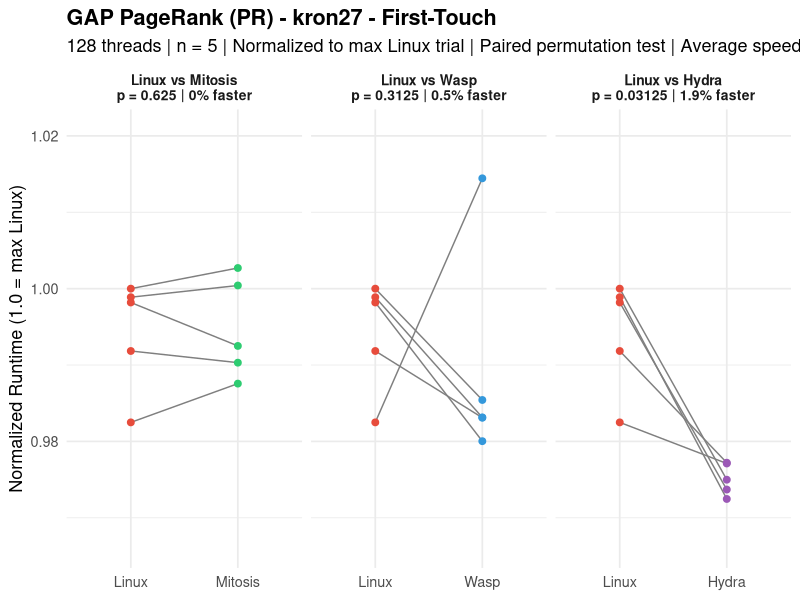
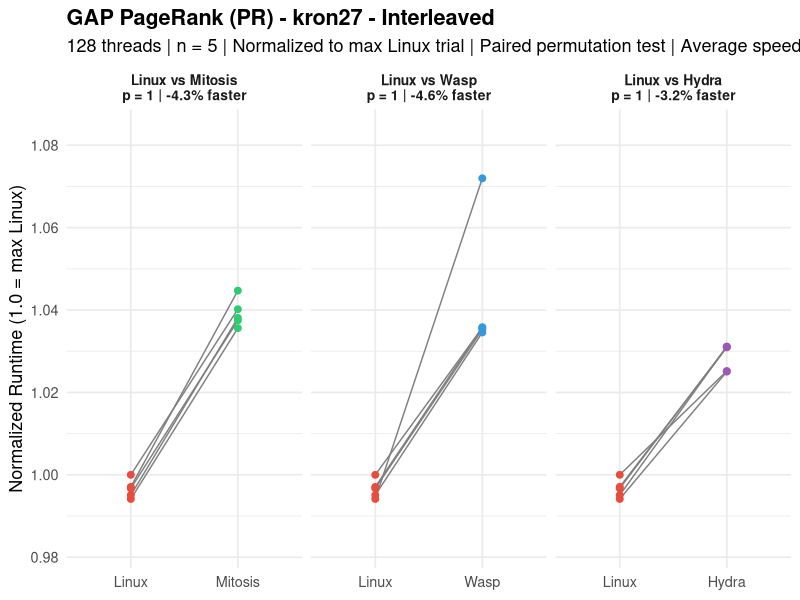
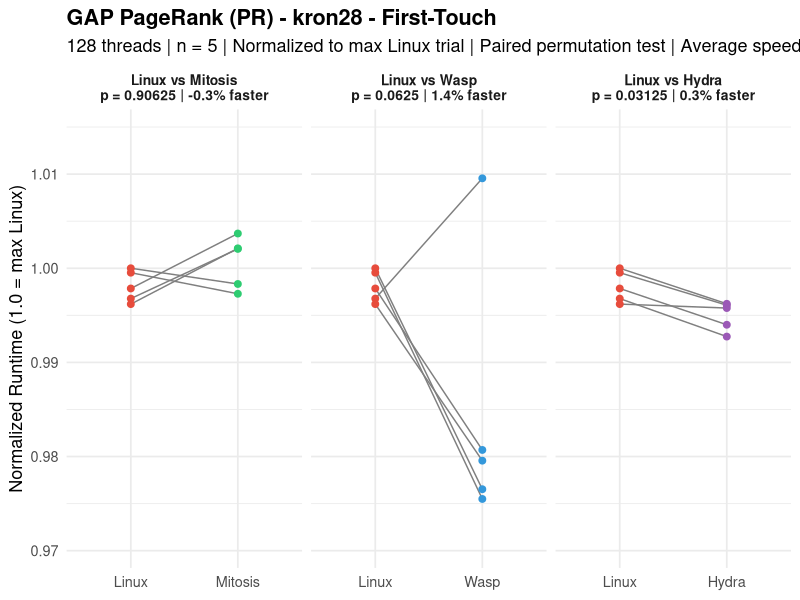
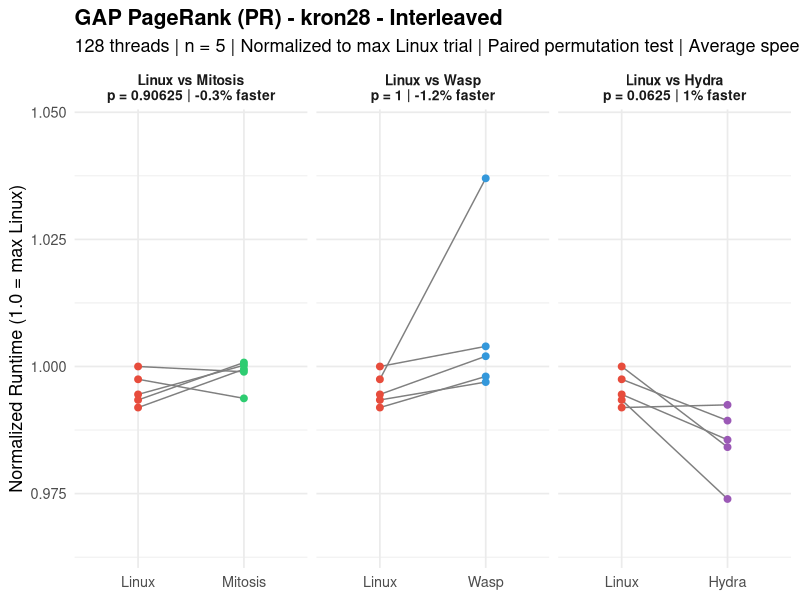
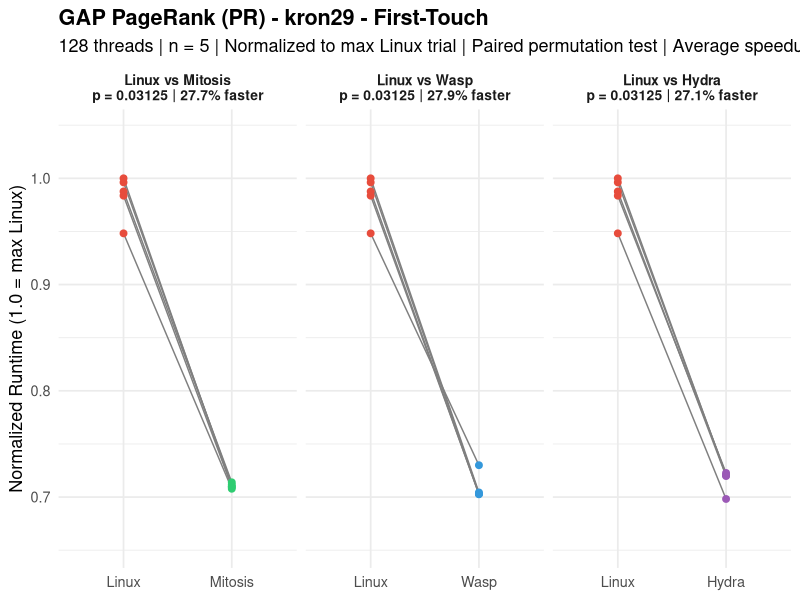
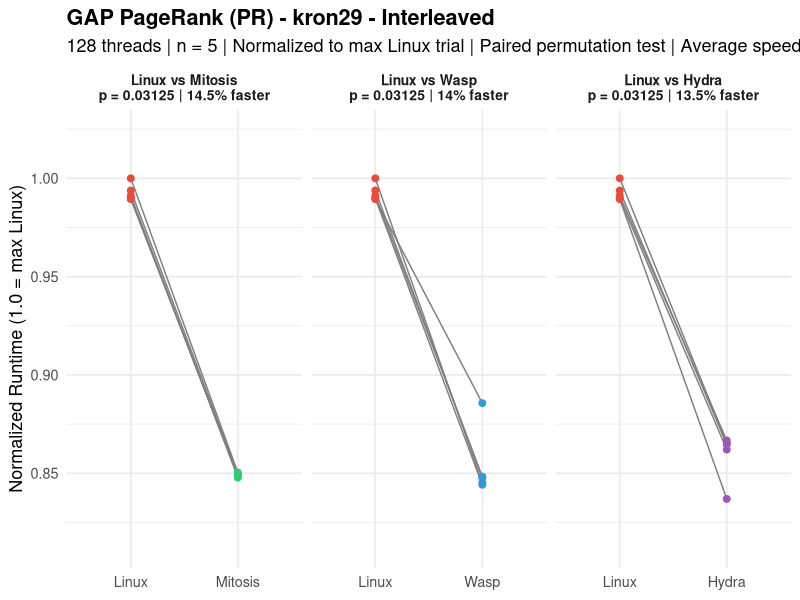
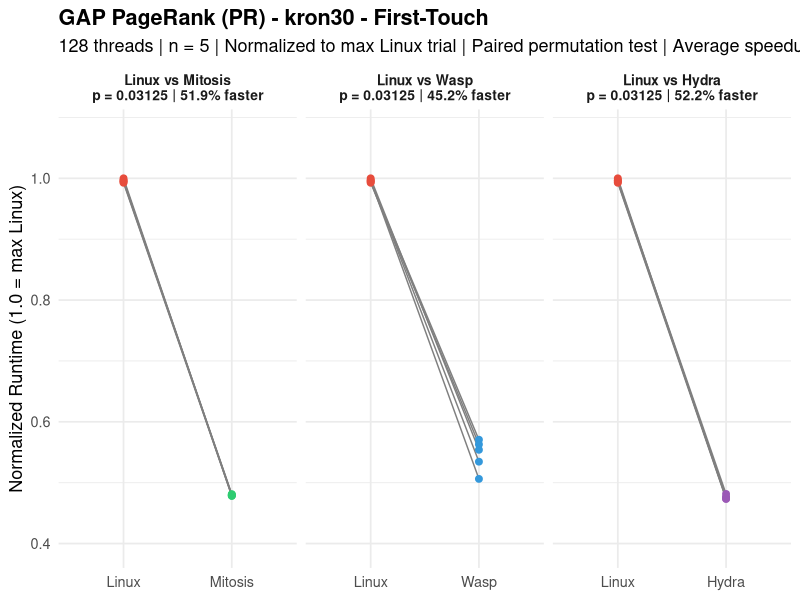
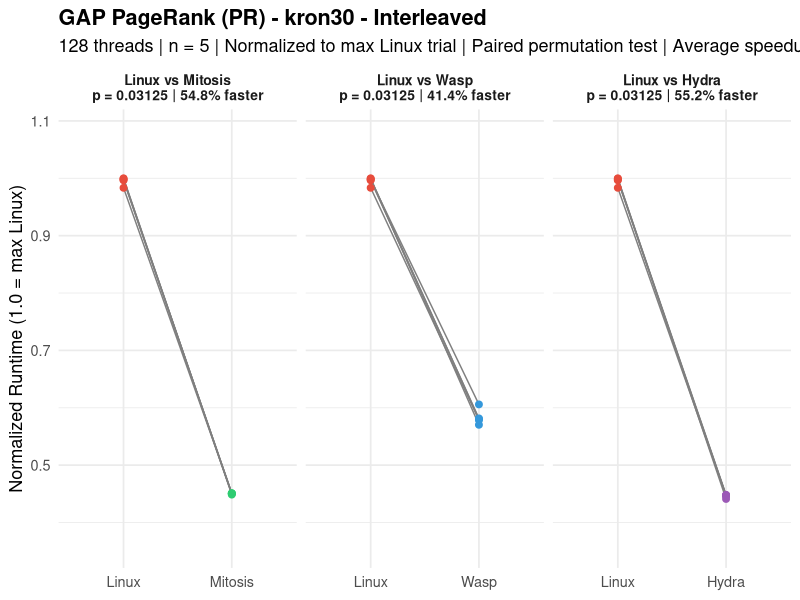

The R script that drew these images, in order:
###############################################################################
###                              pr.R                                       ###
###############################################################################

library(ggplot2)

# =============================================================================
# RAW DATA: Trial Times (seconds) – PageRank Benchmark, 128 threads, n=5
# =============================================================================

data <- list(
  # --- LINUX First-Touch (output_0.txt) ---
  linux_ft_kron27  = c(17.50184, 17.66833, 17.78142, 17.79378, 17.81372),
  linux_ft_kron28  = c(35.50487, 35.60280, 35.48397, 35.61958, 35.54307),
  linux_ft_kron29  = c(76.43649, 80.61138, 79.29263, 80.30327, 79.61393),
  linux_ft_kron30  = c(182.32887, 182.33033, 181.89557, 182.98204, 181.64093),
  linux_ft_uni27   = c(20.76561, 20.96230, 20.87473, 20.85567, 20.76929),
  linux_ft_uni28   = c(41.15463, 40.77092, 40.74322, 40.73089, 40.90825),
  linux_ft_uni29   = c(69.37235, 73.12513, 72.40490, 73.15425, 72.51453),
  linux_ft_uni30   = c(140.25505, 140.18230, 137.85213, 139.09755, 138.44610),
  linux_ft_twitter = c(18.28245, 18.28677, 18.23434, 18.25142, 18.27576),
  linux_ft_web     = c(7.29792, 7.38545, 7.22025, 7.61308, 7.30975),
  linux_ft_road    = c(0.45120, 0.44574, 0.44647, 0.44471, 0.44397),

  # --- LINUX Interleaved (output_i_0.txt) ---
  linux_il_kron27  = c(15.86849, 15.88351, 15.90965, 15.96206, 15.91523),
  linux_il_kron28  = c(32.72621, 32.59287, 32.80884, 32.54387, 32.62864),
  linux_il_kron29  = c(61.24808, 61.52034, 61.27333, 61.90361, 61.35806),
  linux_il_kron30  = c(160.11105, 157.45955, 159.99338, 159.56424, 159.70311),
  linux_il_uni27   = c(19.99148, 19.94665, 20.25365, 19.95251, 19.93031),
  linux_il_uni28   = c(38.13529, 38.70524, 37.79141, 38.43674, 38.15051),
  linux_il_uni29   = c(53.68552, 53.93897, 54.01125, 54.07537, 54.19865),
  linux_il_uni30   = c(137.99416, 137.93692, 138.20821, 138.29149, 138.48080),
  linux_il_twitter = c(13.51514, 13.62466, 13.56617, 13.53053, 13.58229),
  linux_il_web     = c(2.16561, 2.15645, 2.16875, 2.15228, 2.15415),
  linux_il_road    = c(0.18927, 0.19558, 0.18789, 0.20356, 0.20121),

  # --- MITOSIS Replicated (output_r_0.txt) ---
  mitosis_ft_kron27  = c(17.59226, 17.64108, 17.68014, 17.82110, 17.86188),
  mitosis_ft_kron28  = c(35.69292, 35.52301, 35.69498, 35.56008, 35.75105),
  mitosis_ft_kron29  = c(57.05780, 57.20248, 57.20782, 57.35911, 57.54733),
  mitosis_ft_kron30  = c(87.68732, 88.04415, 87.91060, 87.55932, 87.52390),
  mitosis_ft_uni27   = c(20.28489, 20.26501, 20.61310, 20.51257, 20.40414),
  mitosis_ft_uni28   = c(42.58305, 40.16882, 41.11265, 40.21803, 41.05013),
  mitosis_ft_uni29   = c(57.04522, 63.59942, 63.01847, 63.74509, 62.97409),
  mitosis_ft_uni30   = c(69.56345, 69.63231, 69.46294, 69.62235, 69.29499),
  mitosis_ft_twitter = c(18.17493, 18.22023, 18.22918, 18.26631, 18.24213),
  mitosis_ft_web     = c(7.40571, 7.41005, 7.32313, 7.46405, 7.28156),
  mitosis_ft_road    = c(0.52669, 0.48772, 0.50664, 0.48991, 0.51190),

  # --- MITOSIS Replicated+Interleaved (output_ri_0.txt) ---
  mitosis_il_kron27  = c(16.53048, 16.57023, 16.56026, 16.60378, 16.67585),
  mitosis_il_kron28  = c(32.60312, 32.83451, 32.77466, 32.79131, 32.81679),
  mitosis_il_kron29  = c(52.56272, 52.59010, 52.54669, 52.64018, 52.48242),
  mitosis_il_kron30  = c(71.82140, 72.18235, 72.10291, 72.18531, 72.16052),
  mitosis_il_uni27   = c(20.58116, 20.31223, 20.17932, 20.28134, 20.35146),
  mitosis_il_uni28   = c(38.66212, 39.10049, 38.85919, 39.32762, 38.76125),
  mitosis_il_uni29   = c(47.77047, 47.82509, 47.81832, 47.88499, 47.89916),
  mitosis_il_uni30   = c(55.81372, 56.19742, 55.91811, 56.00898, 55.57183),
  mitosis_il_twitter = c(13.90770, 13.96014, 13.91190, 13.84580, 13.99819),
  mitosis_il_web     = c(2.16575, 2.16571, 2.03968, 2.05387, 2.01449),
  mitosis_il_road    = c(0.25885, 0.22711, 0.23657, 0.22970, 0.23005),

  # --- WASP First-Touch (output_0.txt) ---
  wasp_ft_kron27  = c(18.07104, 17.51271, 17.45798, 17.51343, 17.55405),
  wasp_ft_kron28  = c(35.95989, 34.74668, 34.89162, 34.78354, 34.93213),
  wasp_ft_kron29  = c(58.84495, 56.77895, 56.66808, 56.67550, 56.63817),
  wasp_ft_kron30  = c(97.80503, 92.62791, 104.40884, 101.37161, 102.99989),
  wasp_ft_uni27   = c(21.00698, 20.86360, 21.15490, 21.14027, 21.08561),
  wasp_ft_uni28   = c(41.12022, 40.11783, 40.04637, 40.11303, 40.11620),
  wasp_ft_uni29   = c(54.38060, 56.73807, 53.35356, 55.82243, 53.41249),
  wasp_ft_uni30   = c(82.97855, 87.24733, 87.84305, 87.01695, 77.75126),
  wasp_ft_twitter = c(18.74459, 18.24462, 18.30589, 18.23813, 18.25607),
  wasp_ft_web     = c(7.39309, 7.33741, 7.43112, 7.21200, 7.14323),
  wasp_ft_road    = c(0.52508, 0.46694, 0.44750, 0.51653, 0.44643),

  # --- WASP Interleaved (output_i_0.txt) ---
  wasp_il_kron27  = c(17.11104, 16.51384, 16.52535, 16.53173, 16.53408),
  wasp_il_kron28  = c(34.02310, 32.70830, 32.93885, 32.74451, 32.87504),
  wasp_il_kron29  = c(54.82723, 52.47405, 52.25664, 52.32270, 52.51317),
  wasp_il_kron30  = c(91.30996, 92.63530, 92.89418, 93.10458, 97.00286),
  wasp_il_uni27   = c(20.98059, 20.37204, 20.60746, 20.29999, 20.24772),
  wasp_il_uni28   = c(39.92989, 38.49050, 39.19684, 38.68085, 38.42034),
  wasp_il_uni29   = c(51.03295, 48.27616, 48.37604, 48.34596, 48.38431),
  wasp_il_uni30   = c(76.72029, 80.22544, 81.24527, 81.07926, 81.44129),
  wasp_il_twitter = c(14.25676, 13.96102, 13.92576, 13.96441, 13.99402),
  wasp_il_web     = c(2.00819, 1.99577, 1.98594, 1.99019, 1.97674),
  wasp_il_road    = c(0.18624, 0.18146, 0.26418, 0.17683, 0.17851),

  # --- HYDRA Replicated (repl_order_9/output_r_0.txt) ---
  hydra_ft_kron27  = c(17.40595, 17.40778, 17.34520, 17.32321, 17.36813),
  hydra_ft_kron28  = c(35.36108, 35.47974, 35.46905, 35.48515, 35.40583),
  hydra_ft_kron29  = c(56.28332, 58.07749, 58.25659, 58.12105, 58.02199),
  hydra_ft_kron30  = c(87.10500, 88.10317, 87.07468, 86.71468, 86.59526),
  hydra_ft_uni27   = c(20.35148, 20.49847, 20.11594, 20.12309, 20.17253),
  hydra_ft_uni28   = c(38.85135, 40.07364, 39.96242, 40.19975, 40.04917),
  hydra_ft_uni29   = c(49.57378, 52.96908, 52.97758, 52.96512, 52.84983),
  hydra_ft_uni30   = c(69.08961, 69.84396, 69.77432, 69.73851, 69.79545),
  hydra_ft_twitter = c(18.17420, 18.06874, 18.05074, 18.01871, 18.06625),
  hydra_ft_web     = c(7.20374, 7.18335, 7.39324, 7.12412, 7.17310),
  hydra_ft_road    = c(0.44656, 0.44709, 0.46766, 0.44695, 0.44525),

  # --- HYDRA Replicated+Interleaved (repl_order_9/output_ri_0.txt) ---
  hydra_il_kron27  = c(16.36189, 16.45879, 16.45850, 16.36436, 16.45580),
  hydra_il_kron28  = c(32.45968, 31.95391, 32.28849, 32.56121, 32.33601),
  hydra_il_kron29  = c(51.80895, 53.52176, 53.36410, 53.56231, 53.64906),
  hydra_il_kron30  = c(70.60941, 71.60929, 71.77183, 71.62185, 71.42000),
  hydra_il_uni27   = c(19.99896, 20.15998, 20.11829, 20.21614, 20.11619),
  hydra_il_uni28   = c(38.26990, 38.58344, 38.86460, 38.64748, 39.10358),
  hydra_il_uni29   = c(47.82523, 51.08869, 50.82141, 50.89568, 50.95564),
  hydra_il_uni30   = c(54.93353, 56.11282, 56.23019, 55.87103, 56.03795),
  hydra_il_twitter = c(13.64192, 13.67039, 13.78375, 13.78616, 13.72099),
  hydra_il_web     = c(2.17202, 1.99256, 1.96208, 1.94805, 1.94719),
  hydra_il_road    = c(0.18056, 0.17758, 0.17836, 0.18459, 0.18684)
)

# =============================================================================
# PAIRED PERMUTATION TEST (exact, one-sided: Linux slower → diff > 0)
# =============================================================================

perm_test <- function(baseline, treatment) {
  d <- baseline - treatment
  obs <- mean(d)
  n <- length(d)
  perm_stats <- numeric(2^n)
  for (i in 0:(2^n - 1)) {
    signs <- 2 * as.integer(intToBits(i)[1:n]) - 1
    perm_stats[i + 1] <- mean(signs * abs(d))
  }
  p <- mean(perm_stats >= obs)
  return(list(obs = obs, p = p))
}

# =============================================================================
# RUN ALL TESTS
# =============================================================================

graphs <- c("kron27", "kron28", "kron29", "kron30",
            "uni27", "uni28", "uni29", "uni30",
            "twitter", "web", "road")
policies <- c("ft", "il")
policy_labels <- c(ft = "First-Touch", il = "Interleaved")
systems <- c("mitosis", "wasp", "hydra")

results <- data.frame()

pdf("pr.pdf", width = 10, height = 5)

for (graph in graphs) {
  for (pol in policies) {
    linux_key <- paste0("linux_", pol, "_", graph)
    for (sys in systems) {
      sys_key <- paste0(sys, "_", pol, "_", graph)
      res <- perm_test(data[[linux_key]], data[[sys_key]])
      results <- rbind(results, data.frame(
        Graph = graph,
        Policy = policy_labels[pol],
        Comparison = paste("Linux vs", tools::toTitleCase(sys)),
        MeanDiff = round(res$obs, 5),
        p_value = res$p,
        stringsAsFactors = FALSE
      ))
    }
  }
}

# Print results table
cat("\n====== PAIRED PERMUTATION TEST RESULTS (exact, one-sided) ======\n\n")
print(results, row.names = FALSE)

# Count significant results
cat("\n\nSignificant (p < 0.05):", sum(results$p_value < 0.05), "of", nrow(results), "\n")
cat("Non-significant (p >= 0.05):", sum(results$p_value >= 0.05), "of", nrow(results), "\n")

# =============================================================================
# PLOTS: One per graph per policy, with 3 facets (Mitosis, WASP, Hydra)
# =============================================================================

for (graph in graphs) {
  for (pol in policies) {
    linux_key <- paste0("linux_", pol, "_", graph)
    max_linux <- max(data[[linux_key]])
    df_list <- list()

    for (sys in systems) {
      sys_key <- paste0(sys, "_", pol, "_", graph)
      res <- perm_test(data[[linux_key]], data[[sys_key]])
      sys_label <- tools::toTitleCase(sys)
      pct <- round(res$obs / mean(data[[linux_key]]) * 100, 1)
      label <- paste0("Linux vs ", sys_label,
                      "\np = ", res$p,
                      " | ", pct, "% faster")
      df_list[[sys]] <- data.frame(
        Trial = rep(1:5, 2),
        Zeit = c(data[[linux_key]] / max_linux, data[[sys_key]] / max_linux),
        Bedingung = factor(rep(c("Linux", sys_label), each = 5),
                           levels = c("Linux", sys_label)),
        Vergleich = label
      )
    }

    df <- do.call(rbind, df_list)
    df$Vergleich <- factor(df$Vergleich, levels = unique(df$Vergleich))

    # Compute y-axis limits with padding for better spread
    y_min <- min(df$Zeit)
    y_max <- max(df$Zeit)
    y_pad <- (y_max - y_min) * 0.15

    p <- ggplot(df, aes(x = Bedingung, y = Zeit)) +
      geom_line(aes(group = Trial), color = "gray50", linewidth = 0.5) +
      geom_point(aes(color = Bedingung), size = 2) +
      scale_color_manual(values = c("Linux" = "#E74C3C",
                                    "Mitosis" = "#2ECC71",
                                    "Wasp" = "#3498DB",
                                    "Hydra" = "#9B59B6")) +
      coord_cartesian(ylim = c(y_min - y_pad, y_max + y_pad)) +
      facet_wrap(~ Vergleich, scales = "free_x") +
      labs(
        title = paste0("GAP PageRank (PR) - ",
                       graph, " - ", policy_labels[pol]),
        subtitle = "128 threads | n = 5 | Normalized to max Linux trial | Paired permutation test | Average speedup",
        x = NULL,
        y = "Normalized Runtime (1.0 = max Linux)"
      ) +
      theme_minimal(base_size = 13) +
      theme(legend.position = "none",
            plot.title = element_text(face = "bold"),
            strip.text = element_text(face = "bold", size = 10))

    print(p)
  }
}

dev.off()
cat("Saved all plots to pr.pdf\n")
